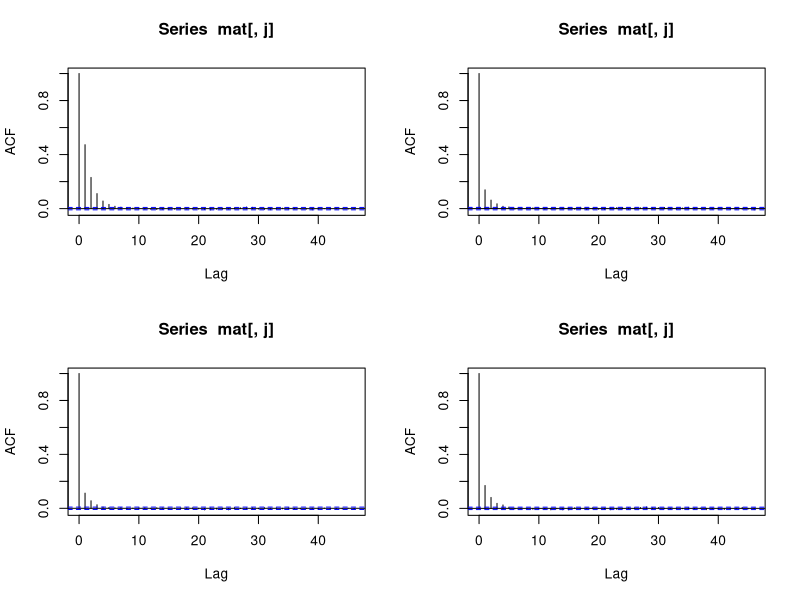
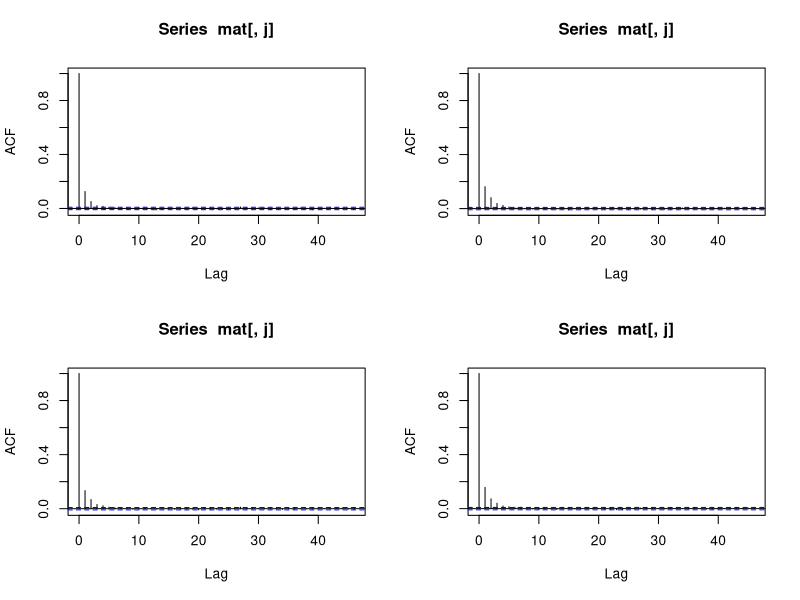
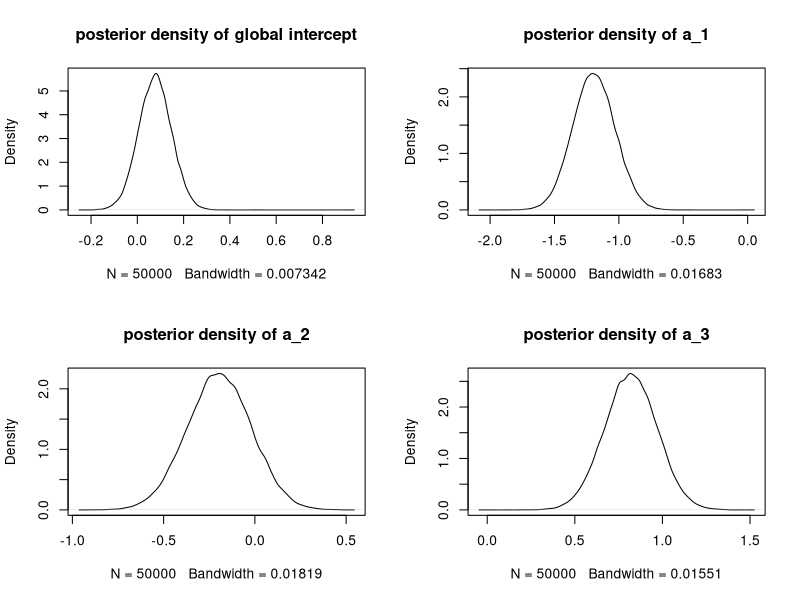
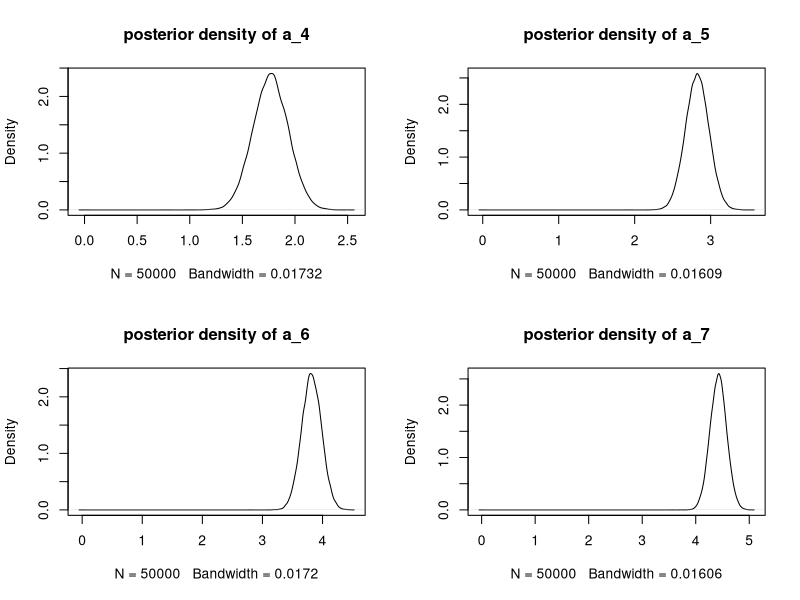

These charts were generated, in order, by the following R code:

rm(list = ls())

#####################
## Generate data
#####################

set.seed(13)

# intercept
m <- 2

# random intercepts
a <- -3:3

# sample sizes
n <- length(a)
T <- rpois(n, lambda = 20)

# response vector
y <- unlist(lapply(1:n , function(i){
  rnorm(T[i], m + a[i], 1)
}))



########################################
## initial values and hyperparameters
########################################

## initial values
mu <- 0
aest <- rep(0,n)
sigma_a <- sigma_mu <- sigma_e <- 0.5

## hyperparameters
alpha_a <- alpha_e <- 2
beta_a <- beta_e <- 100

## initialize matrix that will store MCMC output
parms <- c(sigma_a, sigma_e, mu, aest)
mat <- matrix(0, ncol = length(parms), nrow = 5e4)
mat[1, ] <- parms

## get indices of responses across the groups 
## (for organization)
index <- lapply(1:n, function(j){
  ( (1 + c(0, cumsum(T)[-n]))[j]):cumsum(T)[j]
})


########################
## Run Gibbs sampler
########################

library(MCMCpack)
system.time({for(j in 2:5e4){
  # generate sigma_a
  mat[j, 1] <- rinvgamma(1, alpha_a + n/2, 
                         beta_a + 0.5 * crossprod(mat[j-1, 4:10]))
  
  # generate sigma_e
  mat[j, 2] <- rinvgamma(1, alpha_e + 0.5 * sum(T), 
                         beta_e + 0.5 * crossprod(y - mat[j-1, 3] - 
                                                    rep(mat[j-1,4:10], times = T)))
  
  # generate intercept
  mat[j, 3]  <- rnorm(1, 
                      mean = sum(y -  rep(mat[j-1,4:10], times = T))/
                        (sum(T)/sigma_e + 1/sigma_mu), 
                      sd = 1/sqrt(sum(T)/sigma_e + 1/sigma_mu))
  
  # generate all a terms in parallel
  mat[j, 4:10] <- rnorm(n, 
                        mean = unlist(lapply(index, function(k) sum(y[k] - mat[j, 3])))/
                          (T + sigma_e/sigma_a), 
                        sd = 1/sqrt(T/sigma_e + 1/sigma_a))
}})



#################
## Diagnostics
#################

# We now check some diagnostics. The first of these are acf plots 
# which check how much dependence is present among realizations in 
# our Gibbs sampler. The top left panel corresponds to the global 
# intercept. The other three plots correspond to the first three 
# subject specific intercept terms. These plots indicate that not 
# much dependency exists in our Gibbs sampler.

par(mfrow = c(2,2))
for(j in 3:6) acf(mat[, j])

# The next four plots correspond to the last four subject specific 
# intercept terms. These plots indicate that not much dependency 
# exists in our Gibbs sampler.

par(mfrow = c(2,2))
for(j in 7:10) acf(mat[, j])

# Next we check mixing issues of our Gibbs sampler using traceplots. 
# A chain that mixes well has a traceplot that is bouncy and appears 
# to not have a trend. The top left panel corresponds to the global 
# intercept. The other three plots correspond to the first three 
# subject specific intercept terms. These plots indicate that our 
# Gibbs sampler is mixing well. 

# takes a while to load
#par(mfrow = c(2,2))
#for(j in 3:6){ 
#  plot(mat[, j])
#  lines(mat[, j])
#}

# takes a while to load
#par(mfrow = c(2,2))
#for(j in 7:10){ 
#  plot(mat[, j])
#  lines(mat[, j])
#}

# We now check the posterior distributions for the global intercept 
# and the subject-specific intercept terms. Note that our setup 
# specified $\mu = 2$ and $a = -3,-2,\ldots, 2,3$, and our posterior 
# mode for the global intercept is roughly $\hat\mu = 0$ and our 
# posterior modes estimate $\hat a$ closer to $-1,0,\ldots,4,5$.

par(mfrow = c(2,2))
plot(density(mat[, 3]), main = "posterior density of global intercept")
plot(density(mat[, 4]), main = "posterior density of a_1")
plot(density(mat[, 5]), main = "posterior density of a_2")
plot(density(mat[, 6]), main = "posterior density of a_3")

par(mfrow = c(2,2))
plot(density(mat[, 7]), main = "posterior density of a_4")
plot(density(mat[, 8]), main = "posterior density of a_5")
plot(density(mat[, 9]), main = "posterior density of a_6")
plot(density(mat[, 10]), main = "posterior density of a_7")
